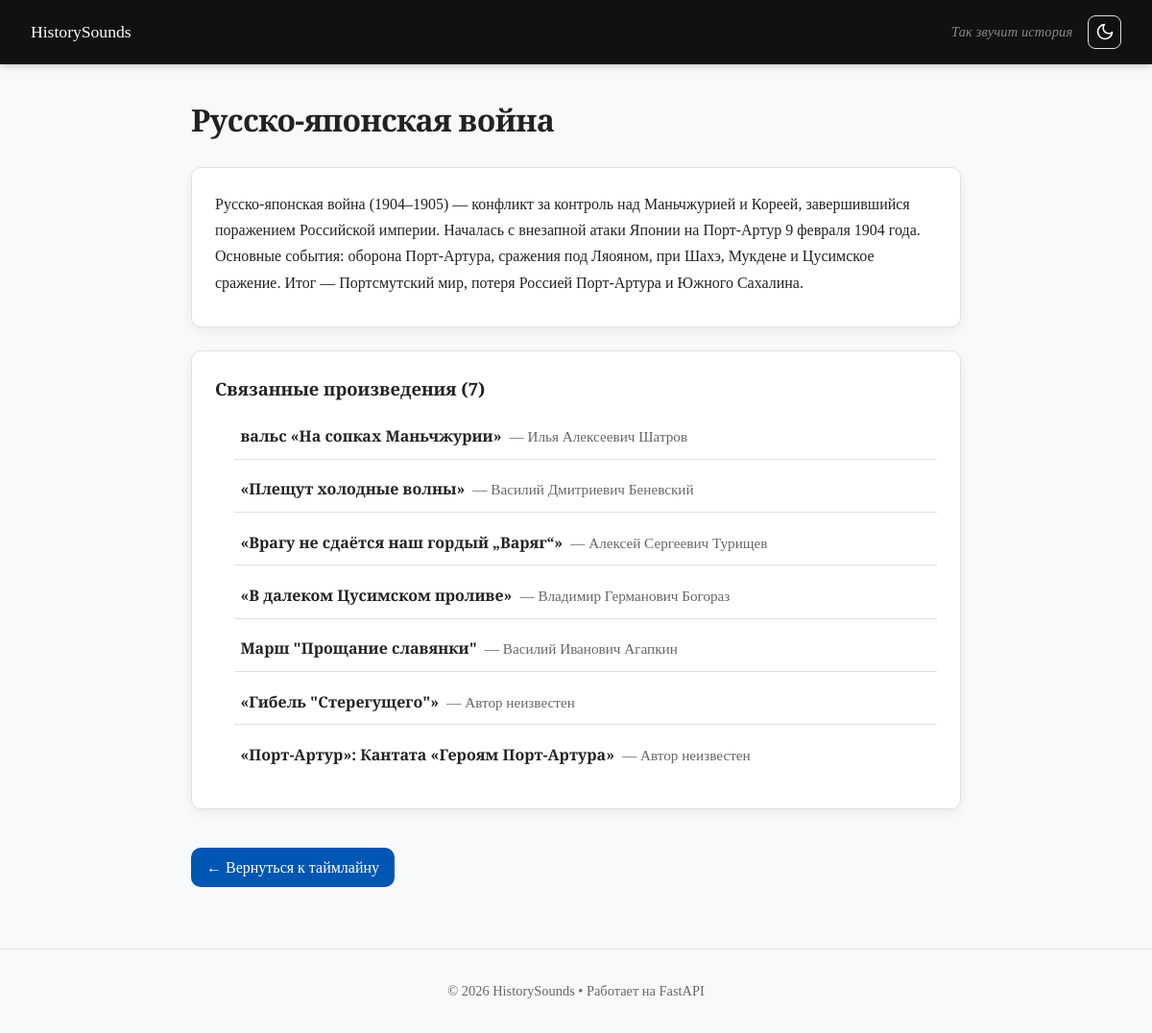
Before: /event/1 with the older database file.
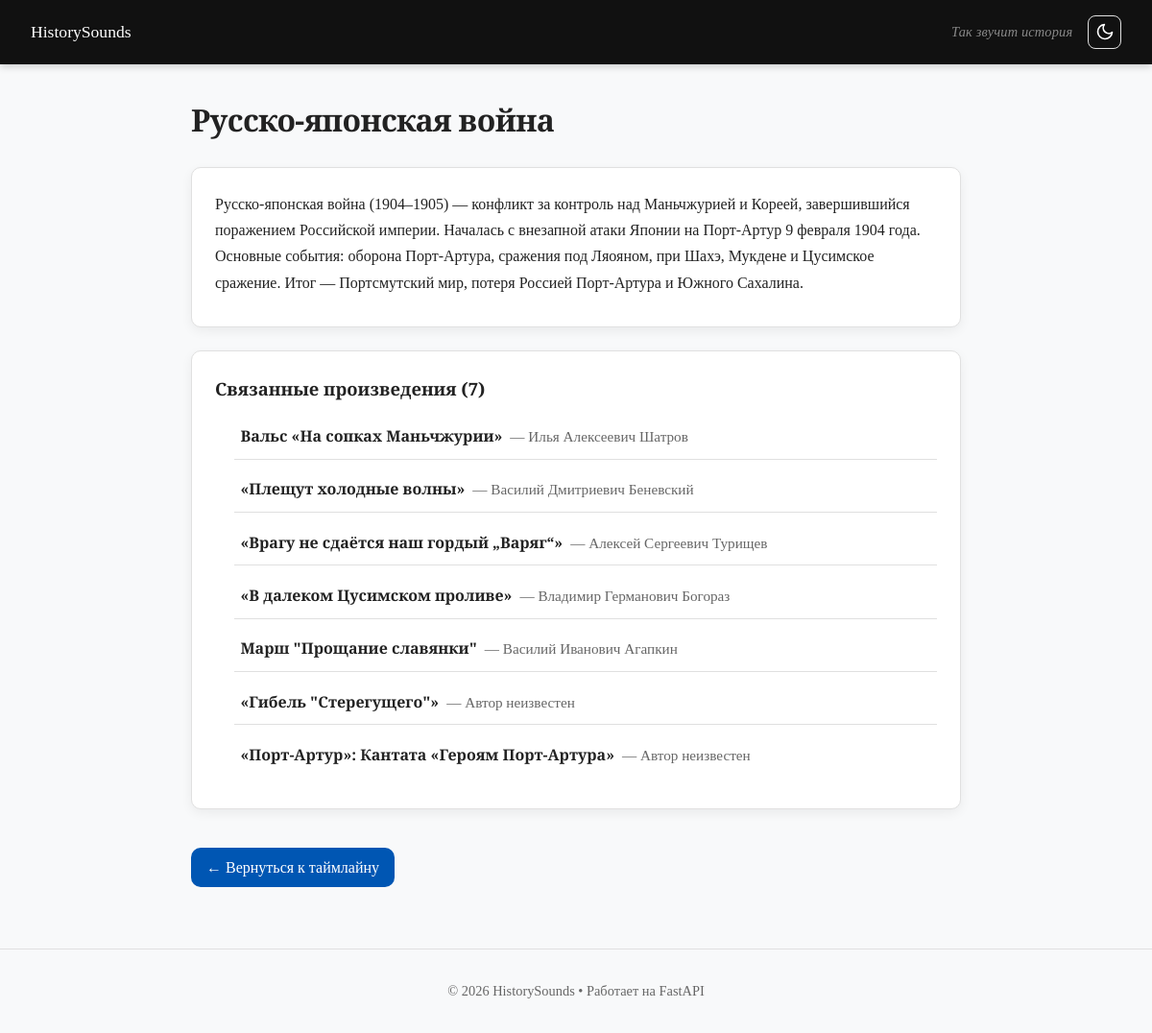
After: the same page with the newer database file.
### models/events.py (models this page shows)
class Event(Base):
    __tablename__ = "events"
    id = Column(Integer, primary_key=True, index=True, autoincrement=True)
    title = Column(String, nullable=True)
    description = Column(String, nullable=False)
    excel_id = Column(String, index=True)
    songs = relationship("Song", secondary=song_event, back_populates="events")
    year_start = Column(Integer, nullable=True)
    year_end = Column(Integer, nullable=True)

### models/songs.py (models this page shows)
class Song(Base):
    __tablename__ = "songs"
    id = Column(Integer, primary_key=True, index=True, autoincrement=True)
    name = Column(String, nullable=False)
    composer = Column(String, nullable=False)
    description = Column(Text, nullable=True)
    composer_info = Column(String, nullable=True)
    link = Column(String, nullable=True)
    events = relationship("Event", secondary=song_event, back_populates="songs")

### app.py (the view)
@app.get("/event/{event_id}", response_class=HTMLResponse)
async def event_page(request: Request, event_id: int, db: Session = Depends(get_db)):
    event = db.query(Event).filter(Event.id == event_id).first()
    if not event:
        raise HTTPException(status_code=404, detail="Event not found")
    return templates.TemplateResponse(request, "event.html", {"event": event})

### templates/event.html (shortened to what this page needs)
{% extends "base.html" %}
{% block content %}
<article class="event-page">
  <div class="page-header">
    <h1>{{ event.title }}</h1>
  </div>
  <div class="card">
    <p>{{ event.description }}</p>
  </div>
  {% if event.songs %}
  <div class="card">
    <h3>Связанные произведения ({{ event.songs|length }})</h3>
    <ul class="song-list">
{% for song in event.songs %}
  <li>
    <a href="/song/{{ song.name | e }}?from_event={{ event.id }}" class="song-link">
      <span class="song-title">{{ song.name }}</span>
      <span class="song-composer">
        {% if song.composer and song.composer|lower not in ['nan','none','','?','—','-'] %}
          — {{ song.composer }}
        {% else %}
          — <em>Автор неизвестен</em>
        {% endif %}
      </span>
    </a>
  </li>
{% endfor %}
</ul>
  </div>
  {% else %}
  <div class="card">
    <p style="color:var(--text-muted); font-style:italic;">Нет связанных музыкальных произведений.</p>
  </div>
  {% endif %}
  <a href="/timeline" class="back-btn">← Вернуться к таймлайну</a>
</article>
{% endblock %}

### templates/base.html (shortened to what this page needs)
<!DOCTYPE html>
<html lang="ru">
<head>
  <link rel="stylesheet" href="/static/style.css">
</head>
<body>
    <header>
        <a href="/" class="logo">HistorySounds</a>
        <nav style="display: flex; align-items: center; gap: 1rem;">
  <span class="slogan">Так звучит история</span>
  <button id="theme-toggle" class="theme-toggle" aria-label="Переключить тему">
    <svg class="icon-moon" xmlns="http://www.w3.org/2000/svg" width="20" height="20" viewBox="0 0 24 24" fill="none" stroke="currentColor" stroke-width="2" stroke-linecap="round" stroke-linejoin="round">
      <path d="M21 12.79A9 9 0 1 1 11.21 3 7 7 0 0 0 21 12.79z"/>
    </svg>
  </button>
</nav>
    </header>
    <main>
        {% block content %}{% endblock %}
    </main>
    <footer>
        <p>© 2026 HistorySounds • Работает на FastAPI</p>
    </footer>
</body>
</html>

### static/style.css (style rules this page uses)
:root { --primary: #0056b3; --primary-hover: #003d82; --bg: #f8f9fa; --card-bg: #ffffff; --text: #222; --text-muted: #666; --border: #e0e0e0; --shadow: 0 4px 12px rgba(0,0,0,0.06); --shadow-hover: 0 8px 24px rgba(0,0,0,0.12); --radius: 10px; --transition: 0.2s ease; }
* { box-sizing: border-box; margin: 0; padding: 0; }
html, body { font-family: "Merriweather", serif; line-height: 1.6; color: var(--text); background: var(--bg); min-height: 100vh; display: flex; flex-direction: column; }
header { display: flex; justify-content: space-between; align-items: center; padding: 1rem 2rem; background: #111; color: white; position: sticky; top: 0; z-index: 10; box-shadow: 0 2px 8px rgba(0,0,0,0.2); }
header a { color: white; text-decoration: none; font-weight: 500; font-size: 1.1rem; transition: opacity var(--transition); }
.slogan { font-style: italic; font-weight: 400; color: rgba(255, 255, 255, 0.5); font-size: 0.9rem; letter-spacing: 0.01em; cursor: default; }
main { max-width: 850px; margin: 0 auto; padding: 2rem 1.5rem 4rem; flex: 1; width: 100%; }
h1 { margin-bottom: 0.5rem; font-size: 2rem; letter-spacing: -0.02em; }
.page-header { margin-bottom: 1.5rem; }
.page-header h1 { margin-bottom: 0.25rem; }
.card { background: var(--card-bg); padding: 1.5rem; border-radius: var(--radius); box-shadow: var(--shadow); margin-bottom: 1.5rem; border: 1px solid var(--border); }
.card h3 { margin-bottom: 0.75rem; font-size: 1.15rem; }
.card p, .card li { line-height: 1.7; margin-bottom: 0.5rem; }
.card ul { padding-left: 1.25rem; }
.back-btn { display: inline-flex; align-items: center; gap: 0.5rem; margin-top: 1rem; padding: 0.5rem 1rem; background: var(--primary); color: white; text-decoration: none; border-radius: var(--radius); font-weight: 500; transition: background var(--transition); }
.song-list { list-style: none; padding: 0; }
.song-list li { border-bottom: 1px solid var(--border); transition: background 0.2s; }
.song-list li:last-child { border-bottom: none; }
.song-link { display: flex; align-items: baseline; gap: 0.5rem; padding: 0.6rem 0.4rem; text-decoration: none; color: var(--text); border-radius: 6px; transition: background 0.2s, color 0.2s; }
.song-title { font-weight: 600; }
.song-composer { color: var(--text-muted); font-size: 0.95rem; }
footer { text-align: center; padding: 2rem 1rem; color: var(--text-muted); font-size: 0.9rem; border-top: 1px solid var(--border); margin-top: auto; }
.theme-toggle { background: rgba(255, 255, 255, 0.12); border: 1px solid rgba(255, 255, 255, 0.25); border-radius: 8px; padding: 0.45rem; cursor: pointer; transition: background 0.2s ease, transform 0.2s ease; }
.theme-toggle svg { stroke: #ffffff; fill: none; stroke-width: 2; width: 20px; height: 20px; }
.theme-toggle { background: none; border: 1px solid var(--border); color: var(--text); cursor: pointer; padding: 0.4rem; border-radius: 8px; display: flex; align-items: center; justify-content: center; transition: background var(--transition), color var(--transition); }
.theme-toggle .icon-moon { display: block; }

Changed rows visible on the page:
changed Song "Илья Алексеевич Шатров": name "вальс «На сопках Маньчжурии»" → "Вальс «На сопках Маньчжурии»"
